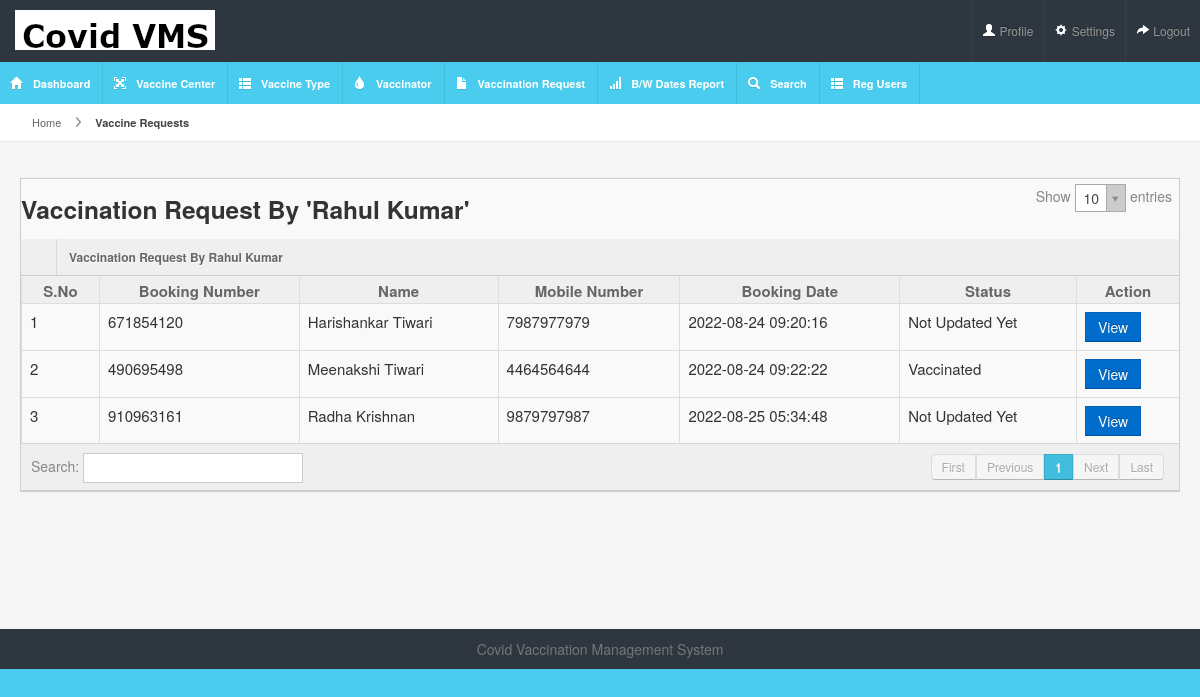
Screenshot of /covidvms/admin/user-vaccination-request.php?userid=3&&uname=Rahul Kumar (signed in) with the database file from the repository.
### tables this page shows
CREATE TABLE `tblvaccinationbooking` (
  `ID` int(5) NOT NULL,
  `UserID` int(5) DEFAULT NULL,
  `BookingNumber` int(10) DEFAULT NULL,
  `Patient` varchar(250) DEFAULT NULL,
  `Name` varchar(250) DEFAULT NULL,
  `MobileNumber` bigint(20) DEFAULT NULL,
  `IdentityProof` varchar(250) DEFAULT NULL,
  `IdentityNumber` varchar(250) DEFAULT NULL,
  `VaccineType` varchar(100) DEFAULT NULL,
  `VaccineCenterid` int(5) DEFAULT NULL,
  `DateofVaccination` date DEFAULT NULL,
  `BookingSlots` varchar(250) DEFAULT NULL,
  `Dose` varchar(250) DEFAULT NULL,
  `DateofBooking` timestamp NULL DEFAULT current_timestamp(),
  `Remark` varchar(250) DEFAULT NULL,
  `Status` varchar(250) DEFAULT NULL,
  `VaccinationDoneby` int(5) DEFAULT NULL,
  `UpdationDate` timestamp NULL DEFAULT NULL ON UPDATE current_timestamp()
);

### covidvms/admin/user-vaccination-request.php (the view, shortened to what this page needs)
<?php
include('includes/dbconnection.php');
if (strlen($_SESSION['cvmsaid']==0)) {
  header('location:logout.php');
  } else{
?>
<!DOCTYPE html>
<html lang="en">
<head>
<link rel="stylesheet" href="../admin/css/bootstrap.min.css" />
<link rel="stylesheet" href="../admin/css/bootstrap-responsive.min.css" />
<link rel="stylesheet" href="../admin/css/uniform.css" />
<link rel="stylesheet" href="../admin/css/select2.css" />
<link rel="stylesheet" href="../admin/css/maruti-style.css" />
<link rel="stylesheet" href="../admin/css/maruti-media.css" class="skin-color" />
</head>
<body>
<?php include_once('includes/header.php');?>
<div id="content">
  <div id="content-header">
    <div id="breadcrumb"> <a href="dashboard.php" title="Go to Home" class="tip-bottom"><i class="icon-home"></i> Home</a> <a href="reg-users.php" class="current"> Vaccine Requests</a> </div>
  </div>
  <div class="container-fluid">
    <div class="row-fluid">
      <div class="span12">
        <div class="widget-box">
          <?php $username=$_GET['uname'];?>
          <h3>Vaccination Request By '<?php echo $username;?>'</h3>
          <div class="widget-title">
             <span class="icon"><i class="icon-th"></i></span>
            <h5>Vaccination Request By <?php echo $username;?></h5>
          </div>
          <div class="widget-content nopadding">
            <table class="table table-bordered data-table" style="font-size: 15px;">
              <thead>
                <tr >
                  <th style="font-size: 15px;">S.No</th>
                  <th style="font-size: 15px;">Booking Number</th>
                  <th style="font-size: 15px;">Name</th>
                  <th style="font-size: 15px;">Mobile Number</th>
                  <th style="font-size: 15px;">Booking Date</th>
                  <th style="font-size: 15px;">Status</th>
                  <th style="font-size: 15px;">Action</th>
                </tr>
              </thead>
              <tbody>
                <?php
$uid=intval($_GET['userid']);
$sql="SELECT * from tblvaccinationbooking where UserID='$uid'";
$query = $dbh -> prepare($sql);
$query->execute();
$results=$query->fetchAll(PDO::FETCH_OBJ);
$cnt=1;
if($query->rowCount() > 0)
{
foreach($results as $row)
{               ?>
                <tr class="gradeX">
                  <td><?php echo htmlentities($cnt);?></td>
                                    <td><?php  echo htmlentities($row->BookingNumber);?></td>
                                    <td><?php  echo htmlentities($row->Name);?></td>
                                    <td><?php  echo htmlentities($row->MobileNumber);?></td>
                                    <td><?php  echo htmlentities($row->DateofBooking);?></td>
                                     <?php if($row->Status==""){ ?>
                     <td><?php echo "Not Updated Yet"; ?></td>
<?php } else { ?>                  <td><?php  echo htmlentities($row->Status);?>
                  </td>
                  <?php } ?>
                                    <td><a href="view-vaccination-detail.php?editid=<?php echo htmlentities ($row->ID);?>&&bookid=<?php echo htmlentities ($row->BookingNumber);?>" class="btn btn-primary">View</a></td>
                </tr><?php $cnt=$cnt+1;}} ?>
              </tbody>
            </table>
          </div>
        </div>
      </div>
    </div>
  </div>
</div>
<?php include_once('includes/footer.php');?>
</body>
</html><?php }  ?>

### covidvms/admin/css/maruti-style.css (style rules this page uses)
* { outline:none !important; -moz-outline: none !important; }
body { overflow-x: hidden; margin-top: -10px; }
select, textarea, input[type="text"], input[type="password"], input[type="datetime"], input[type="datetime-local"], input[type="date"], input[type="month"], input[type="time"], input[type="week"], input[type="number"], input[type="email"], input[type="url"], input[type="search"], input[type="tel"], input[type="color"], .uneditable-input, .label, .dropdown-menu, .btn, .well, .progress, .table-bordered, .btn-group > .btn:first-child, .btn-group > .btn:last-child, .btn-group > .btn:last-child, .btn-group > .dropdown-toggle, .alert { border-radius:0px; }
.btn, textarea, input[type="text"], input[type="password"], input[type="datetime"], input[type="datetime-local"], input[type="date"], input[type="month"], input[type="time"], input[type="week"], input[type="number"], input[type="email"], input[type="url"], input[type="search"], input[type="tel"], input[type="color"], .uneditable-input { box-shadow:none; }
.progress, .progress-success .bar, .progress .bar-success, .progress-warning .bar, .progress .bar-warning, .progress-danger .bar, .progress .bar-danger, .progress-info .bar, .progress .bar-info, .btn, .btn-primary { background-image:none; }
#content { background:url(../images/backgrounds/bodyBg.png) repeat #fff; margin-left:0px; margin-right: 0; margin-top:80px; padding-bottom: 25px; position: relative; min-height: 500px; width: auto; }
#content-header { position: abslute; width: 100%; margin-top: -38px; z-index: 20; }
.container-fluid .row-fluid:first-child { margin-top: 20px; }
#breadcrumb { background-color: #fff; border-bottom: 1px solid #e3ebed; }
#breadcrumb a { padding: 8px 20px 8px 10px; display: inline-block; background-image: url('../img/breadcrumb.png'); background-position: center right; background-repeat: no-repeat; font-size: 11px; color: #666666; }
#breadcrumb a:last-child { background-image:none; }
#breadcrumb a.current { font-weight: bold; color: #444444; }
#breadcrumb a i { margin-right: 5px; opacity: .6; }
.stat-boxes .peity_bar_good, .stat-boxes .peity_line_good, { color: #459D1C; }
.widget-box { background: none repeat scroll 0 0 #F9F9F9; border-top: 1px solid #CDCDCD; border-left: 1px solid #CDCDCD; border-right: 1px solid #CDCDCD; clear: both; margin-top: 16px; margin-bottom: 16px; position: relative; }
.widget-title, .modal-header, .table th, div.dataTables_wrapper .ui-widget-header { background-color: #efefef; border-bottom: 1px solid #CDCDCD; height: 36px; }
.widget-title span.icon { border-right: 1px solid #cdcdcd; padding: 9px 10px 7px 11px; float: left; opacity: .7; }
.widget-title h5 { color: #666666; text-shadow: 0 1px 0 #ffffff; float: left; font-size: 12px; font-weight: bold; padding: 12px; line-height: 12px; margin: 0; }
.widget-content { padding: 12px 15px; border-bottom: 1px solid #cdcdcd; }
.table th { height: auto; font-size: 14px; padding: 5px 10px 2px; border-bottom: 0; text-align: center; color: #666666; }
.nopadding { padding: 0 !important; }
.nopadding .table { margin-bottom: 0; }
.nopadding .table-bordered { border: 0; }

### covidvms/admin/css/maruti-media.css (style rules this page uses)
body { background:#49CCED; }

### rows the page displays
tblvaccinationbooking: BookingNumber "671854120", Name "Harishankar Tiwari", MobileNumber "7987977979", DateofBooking "2022-08-24 09:20:16", shows "Not Updated Yet"
tblvaccinationbooking: BookingNumber "490695498", Name "Meenakshi Tiwari", MobileNumber "4464564644", DateofBooking "2022-08-24 09:22:22", Status "Vaccinated"
tblvaccinationbooking: BookingNumber "910963161", Name "Radha Krishnan", MobileNumber "9879797987", DateofBooking "2022-08-25 05:34:48", shows "Not Updated Yet"

### other values shown
$username "Rahul Kumar"
